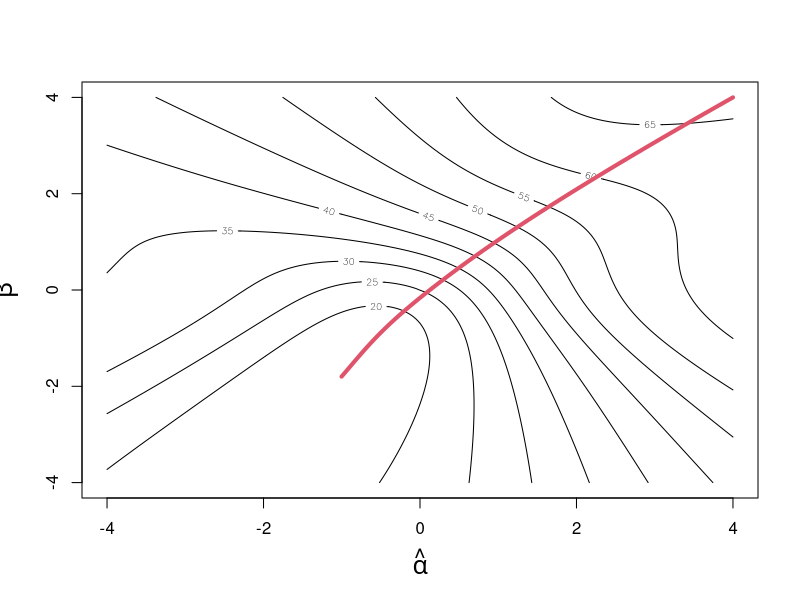

Recreate this plot in R.
## R_Demo_neuralnet_gradiant_decent_glm.R
##########################################################################
## INSTRUCTOR: Christopher Fariss
## COURSE NAME: Advanced Computational Methods for Social Media and Textual Data (2F)
## University of Essex Summer School 2021
##
## Date: 2021-07-24
##
## Please e-mail me if you find any errors or have and suggestions (either email is fine)
## e-mail: cjf0006@gmail.com
## e-mail: cjfariss@umich.edu
##########################################################################
## Introduction to tutorial:
##
## Overview of Gradient Decent for generalized linear model example.
##
## Gradient decent is an iterative process used to find the best parameter value(s) in any model and especially a neural network.
##
##########################################################################

## set learning rate this varies on the unit interval (0 to 1]
library(MASS)
library(boot)
library(gtools)

lr <- .2
n <- 100
x <- rnorm(n)

alpha <- -1
beta <- -2

y <- rbinom(1:n, 1, prob=inv.logit(alpha + beta*x))
#y <- rbinom(1:n, 1, prob=inv.logit(alpha + beta*x + rnorm(n)))

## Start with a random guess
X_mat <- cbind(1,x)

alpha_hat <- 4
beta_hat <- 4
iterations <- 1000

loss <- variance <- NA

y_hat <- matrix(NA, nrow=n, ncol=iterations)
y_error <- matrix(NA, nrow=n, ncol=iterations)
delta <- matrix(NA, nrow=2, ncol=iterations)

## sequential iterations to evaulate loss function
for (j in 1:iterations){
    
    ## calculate the predicted y_hat based on the observed x variable and the best guess of alpha and beta
    y_hat[,j] <- inv.logit(alpha_hat[j] + beta_hat[j] * x)

    ## this works too but not as well as above
    #y_hat[,j] <- rbinom(1:n,1,prob=inv.logit(alpha_hat[j] + beta_hat[j] * x))
    
    ## difference between the predicted y (y_hat) and y is the error for y
    y_error[,j] <- y_hat[,j] - y
    
    ## the estimated error is used to calculate the unexplained variance between y and y_hat, which is the sum of squared errors
    loss[j] <- sum(y_error[,j]^2)
    
    ## calculate the gradient at that point (this works because the errors are independent to the column vectors in X
    ##delta[1:2,j] <- (t(X_mat) %*% y_error[,j]) * (1/n)
    delta[1,j] <- sum(X_mat[,1] * y_error[,j])/n
    delta[2,j] <- sum(X_mat[,2] * y_error[,j])/n
    
    ## shift estimates along the gradient (+ function if y-y_hat; - function if y_hat-y)
    alpha_hat[j+1] <- alpha_hat[j] - (lr*delta[1,j])
    beta_hat[j+1] <- beta_hat[j] - (lr*delta[2,j])
}

## estimate glm model
fit <- glm(y~x, family=binomial("logit"))
fit

## print the last value of the sequence of parameter estimates
alpha_hat[length(alpha_hat)]
beta_hat[length(beta_hat)]


## graph the values as a function of the loss statistic
ALPHA_seq <- seq(from=-4,4,.05)
BETA_seq <- seq(from=-4,4,.05)

LOSS <- matrix(NA, nrow=length(ALPHA_seq), ncol=length(BETA_seq))

## grid search for graphing
for(i in 1:length(ALPHA_seq)){
    for(j in 1:length(ALPHA_seq)){
        Y_hat <- inv.logit(ALPHA_seq[i] + BETA_seq[j] * X_mat[,2])
        LOSS[i,j] <- sum((y-Y_hat)^2)
        
    }
}

## plot the log loss
contour(ALPHA_seq, BETA_seq,(LOSS), xlab=expression(hat(alpha)), ylab=expression(hat(beta)), cex.lab=1.5)
lines(alpha_hat, beta_hat, col=2, lwd=4)
